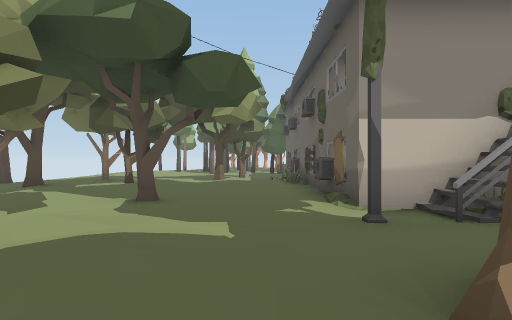
View 1 (above)

24 first-person views from a walk through a scene from a Unity 3-D project. The camera is 1.4 m above the floor, looks level and sees 75° across. Doors are open. The floor is counted in squares, 2 m on a side. Each view is taken from the middle of a square. On the plan, view 1 faces up. The plan holds only what a view shows up to about 10 squares ahead; the rest is blank. The place goes on beyond the plan. The player character is not drawn. Some surface patterns are stand-ins.

View 2
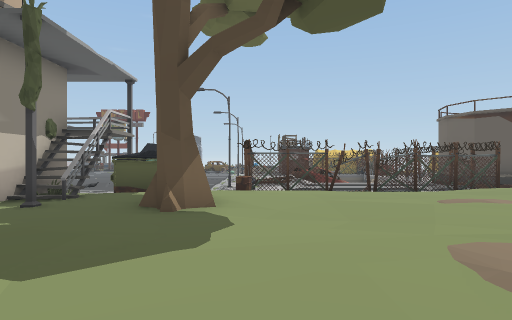

View 3
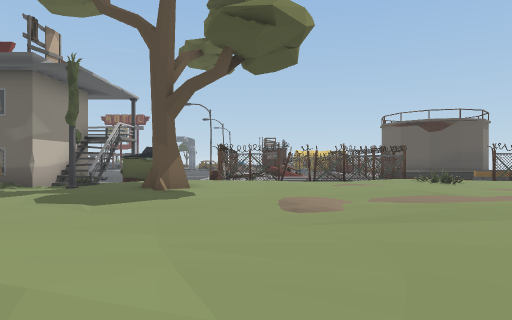

View 4
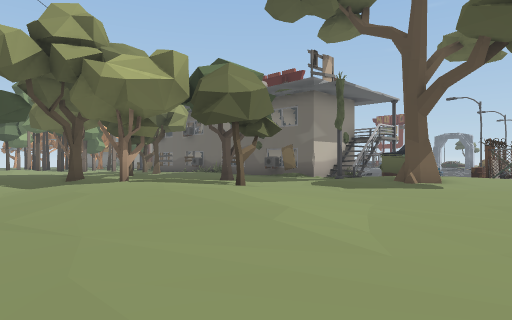

View 5
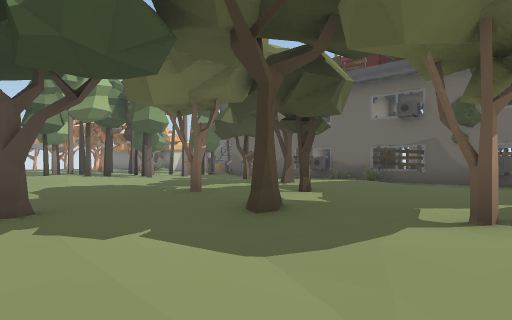

View 6
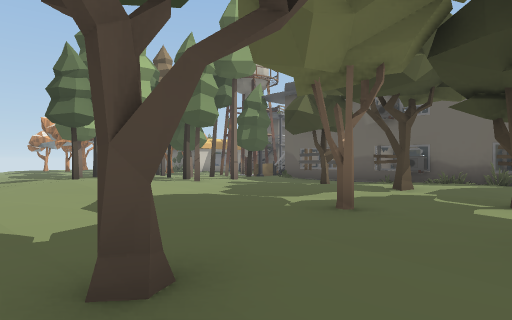

View 7
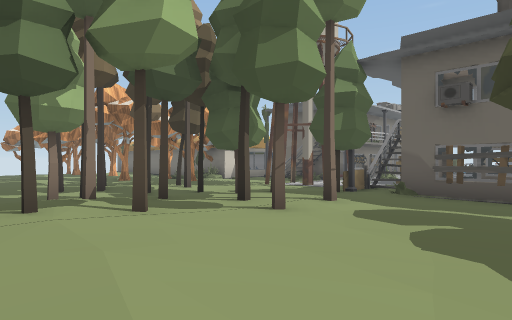

View 8
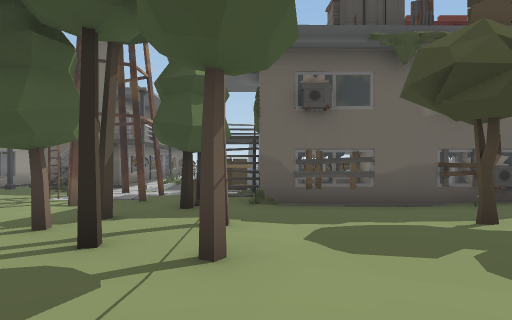

View 9
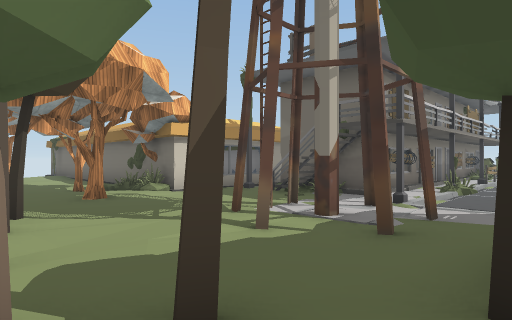

View 10
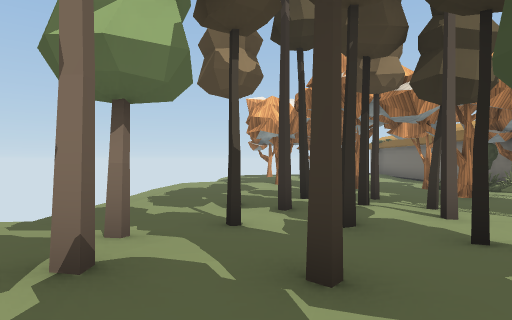

View 11
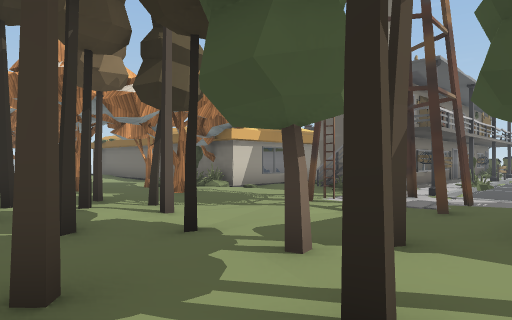

View 12
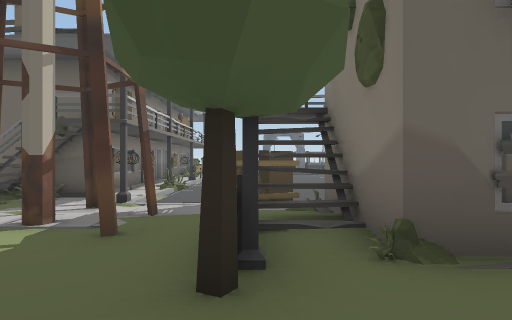

View 13
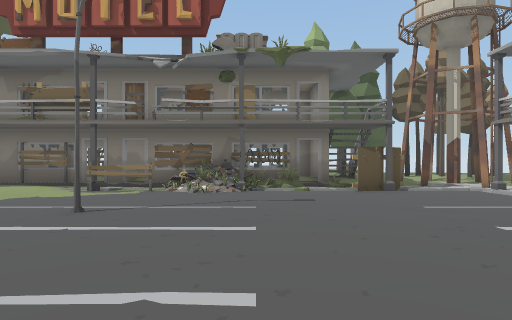

View 14
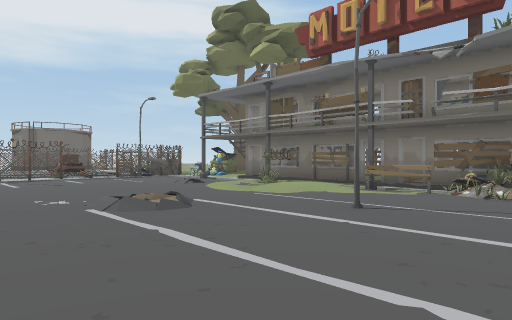

View 15
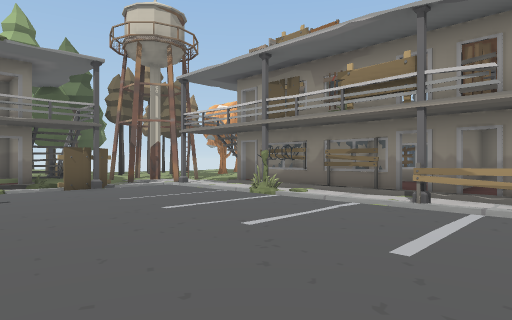

View 16
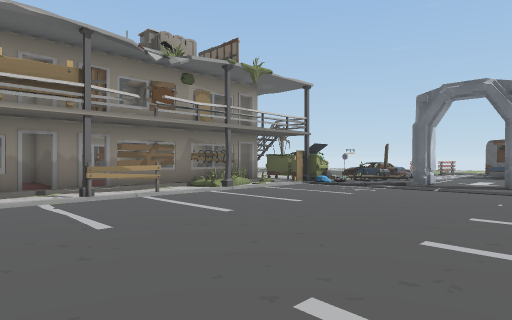

View 17
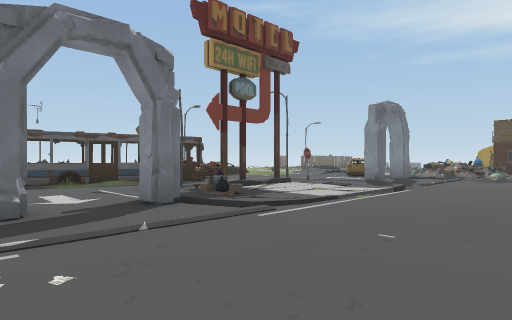

View 18
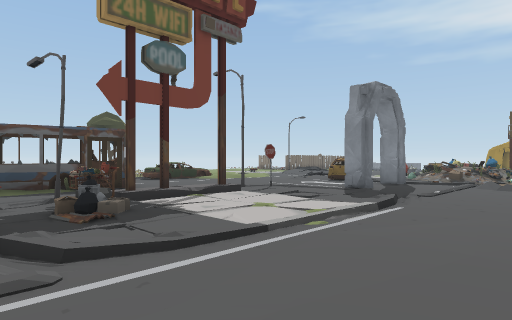

View 19
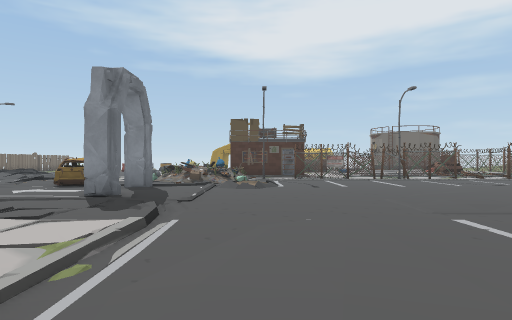

View 20
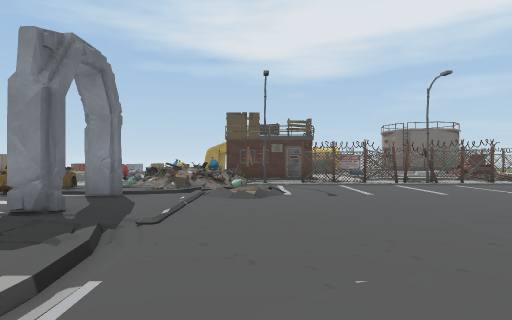

View 21
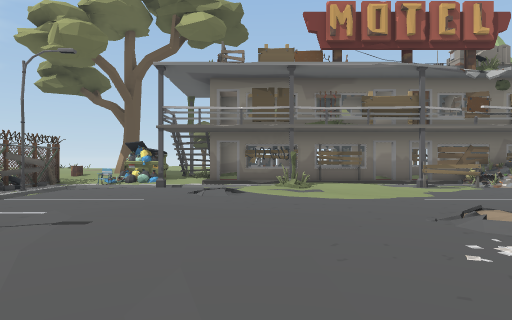

View 22
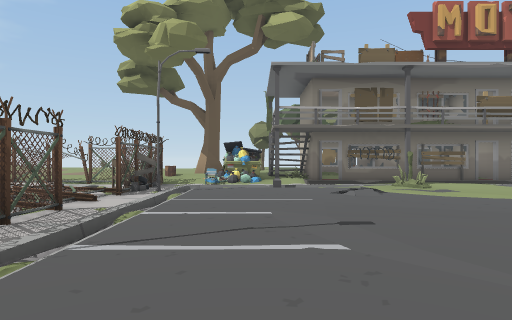

View 23
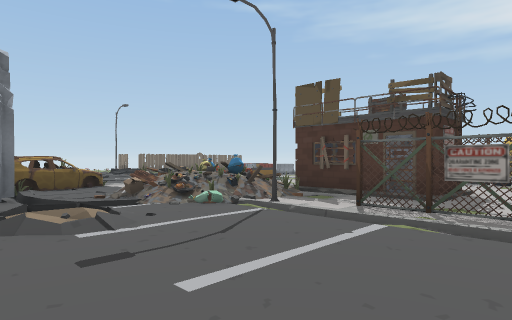

View 24
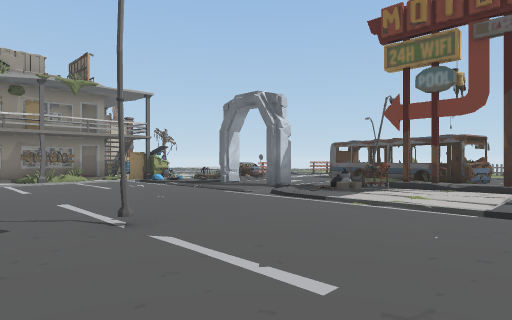

### Floor plan
Key: @ floor where view 1 was taken; # wall or solid block; x gap in a wall; . main floor; : floor 0.25 m higher than the main floor; - floor 0.25 m lower than the main floor; + floor 0.5 m higher than the main floor; * floor 0.75 m higher than the main floor; / step, stairs or slope; D open door; = window, fence, low wall or low ledge; ≈ water the walk keeps out of; U dumpster; B barrel; T pine tree; W tower; C cart; A car; O other object.
Columns run from 8 left of view 1 to 26 right of it. Each row starts with its distance up from view 1.
 25   -..:: :.:###=
 24   /..:T::.#.//    .#
 23   /..T:T.....::#####
 22   /.../:T....#/#
 21   /...T..:.WW..D###    ##
 20   //T/:T::WW..  .########=
 19   ++TT:T::.WWx......##O////
 18  /+T+:#:T:::/ ............//
 17  /++T::::T=#/O.............//
 16  /+++:T::###D#..............D..
 15  ///+::::## DD..............D....##
 14  ///::::::# #O..............#....#=
 13  :++::://####O=.................Ox=
 12 /::::::+/#= ##..#......#.....CO..=
 11 /::+++:#+#==#D ............   # ##
 10 /#++++:/+###D# ............   / ..
  9 /::++#//+#= D:....//....../.../ ..
  8 /::#++:::####:............//./#
  7 /::/++:::####//.........../////
  6 ///#+/:::#= #:............/.D..
  5 ///+++#::###D ./..:......./.D...
  4  /+*++::://###....:......//.#.A.:
  3  /+*+#+++:/+U/...........///..A./
  2 ////++:+://+U ............/#=#AA
  1 ////+++::##+// ##        ###==.
  0 ////+++/@:+B/#OO##OOOOOOO====
 -1 /:+++++/::++/#..O      OOOO
 -2 /:++++++/+++O#:≈       OOOO
 -3    +++++++++##:        O OO
 -4     +++++/++O :
 -5       /+/+++O :
 -6        ++:+OO##

Positions as (right, up) in squares from view 1, and headings:
1: (0, 0), facing up
2: (-4, 0), facing right
3: (-7, -1), facing right
4: (-8, -2), facing up-right
5: (-8, 5), facing up-right
6: (-8, 8), facing up-right
7: (-6, 13), facing up-right
8: (-5, 16), facing right
9: (-1, 17), facing up-right
10: (-3, 17), facing up
11: (-3, 17), facing up-right
12: (-1, 17), facing right
13: (13, 14), facing left
14: (13, 14), facing down-left
15: (14, 14), facing up-left
16: (10, 13), facing up-right
17: (15, 17), facing down-right
18: (16, 14), facing down-right
19: (17, 13), facing down
20: (17, 11), facing down
21: (14, 6), facing left
22: (14, 3), facing left
23: (13, 5), facing down-right
24: (13, 8), facing up-right
